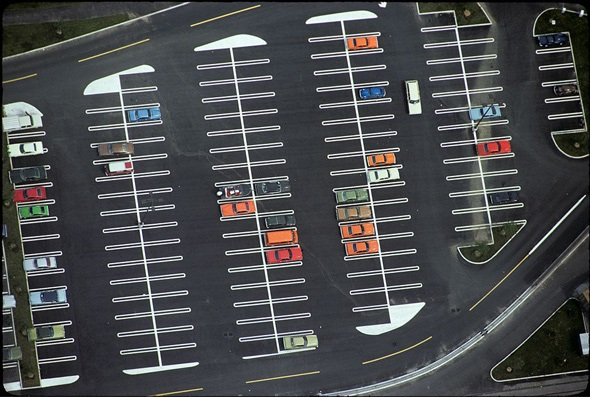
#> input picture ocv_python/lot1.jpg, 590 x 397 px
$ python test_ORB.py
#> lines starting #> are read from the running program, lines starting #| are printed output that depends on the picture; after the words box and inside, x2 and y2 are one past the last pixel; in counts of white or black regions, pixels touching at a corner belong together
import numpy as np
import cv2
from matplotlib import pyplot as plt

""" Attempt to find specific car in parking lot - fails
img1 = cv2.imread('lot1_car1.jpg',0)          # queryImage
img2 = cv2.imread('lot1.jpg',0) # trainImage

# Initiate SIFT detector
orb = cv2.ORB_create()

# find the keypoints and descriptors with SIFT
kp1, des1 = orb.detectAndCompute(img1,None)
kp2, des2 = orb.detectAndCompute(img2,None)

# create BFMatcher object
bf = cv2.BFMatcher(cv2.NORM_HAMMING, crossCheck=True)

# Match descriptors.
matches = bf.match(des1,des2)

# Sort them in the order of their distance.
matches = sorted(matches, key = lambda x:x.distance)

# Draw first 10 matches.
img3 = cv2.drawMatches(img1,kp1,img2,kp2,matches[:10],None, flags=2)

plt.imshow(img3),plt.show()
"""

""" identify keypoints in image - try it out!
img = cv2.imread('lot1.jpg',0)

# Initiate STAR detector
orb = cv2.ORB_create()

# find the keypoints with ORB
kp = orb.detect(img,None)

# compute the descriptors with ORB
kp, des = orb.compute(img, kp)

# draw only keypoints location,not size and orientation
img2 = cv2.drawKeypoints(img,kp,None, color=(0,255,0), flags=0)
plt.imshow(img2),plt.show()
"""

filename = 'lot1.jpg'
img = cv2.imread(filename)
#> img is the input picture: shape (397, 590, 3); mean B, G, R 76.6, 74.9, 73.2
gray = cv2.cvtColor(img,cv2.COLOR_BGR2GRAY)
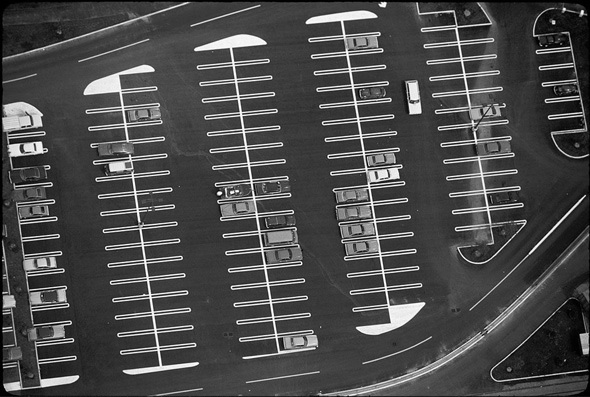
#> gray: shape (397, 590); min 0, max 255, mean 74.6

gray = np.float32(gray)
dst = cv2.cornerHarris(gray,2,3,0.04)
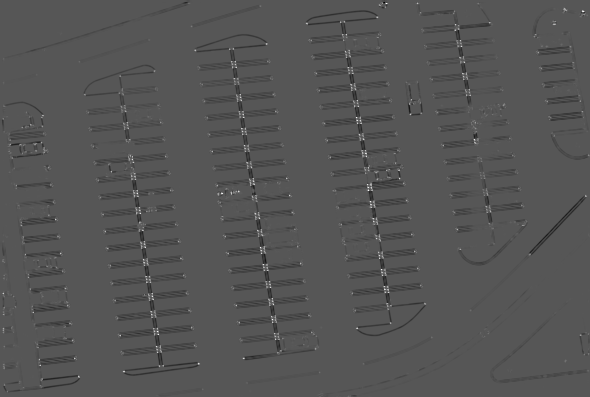
#> dst: shape (397, 590) float32; min -78474688, max 152365168, mean -1517479.9; drawn with min black and max white

#result is dilated for marking the corners, not important
dst = cv2.dilate(dst,None)
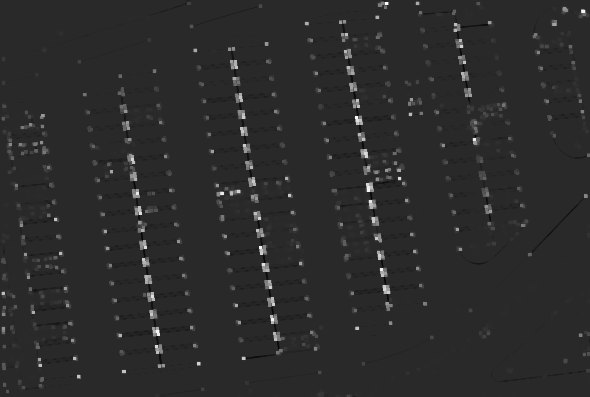
#> dst: shape (397, 590) float32; min -29816514, max 152365168, mean 1923662.1; drawn with min black and max white

# Threshold for an optimal value, it may vary depending on the image.
img[dst>0.01*dst.max()]=[0,0,255]
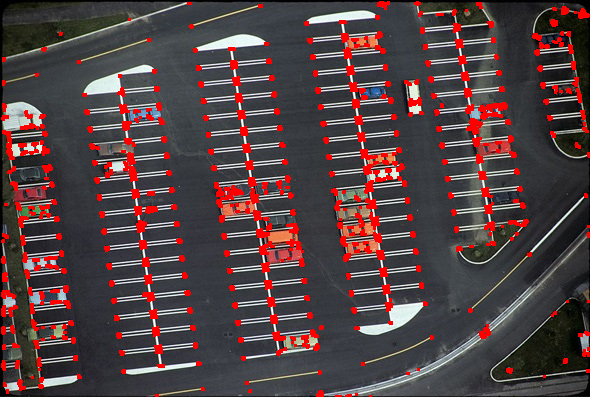
#> img: shape (397, 590, 3); 7.67% of pixels changed, all inside (x1, y1, x2, y2) = (1, 1, 590, 397)

cv2.imshow('dst',img)
if cv2.waitKey(0) & 0xff == 27:
#> (key Esc is pressed here)
    cv2.destroyAllWindows()
